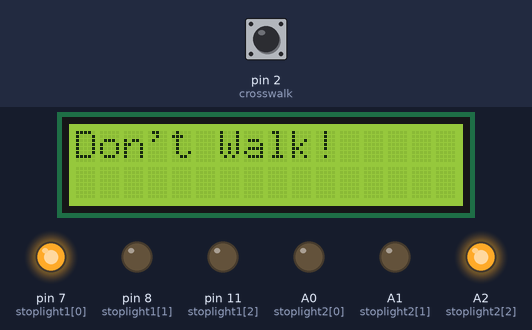
Bench run of a sketch on a simulated Arduino Uno, built with avr-gcc and run on an emulated ATmega328P. Shown: 16×2 character LCD, output pins drawn as LEDs (lit = HIGH). Inputs (shaded band) come from the test bench; at power-on: pin 2 (crosswalk) HIGH.

Above: at 1.2 s.
1.3 s: pin 2 (crosswalk) pulled LOW for 0.15 s
At 3.1 s:
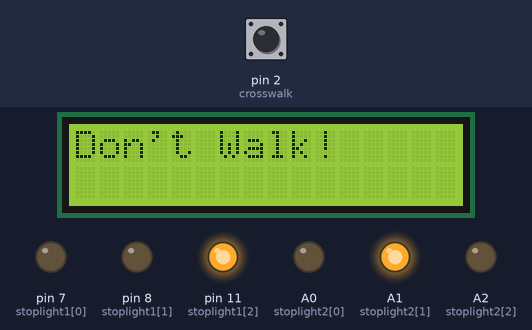
At 4.3 s:
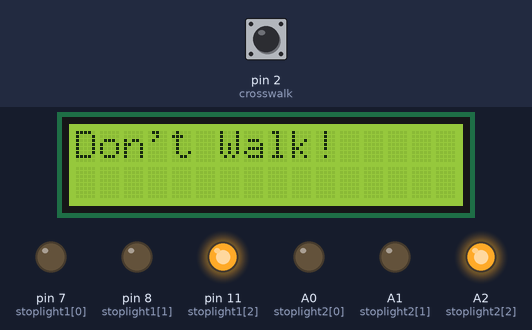
4.4 s: pin 2 (crosswalk) pulled LOW for 1 s
At 13.9 s:
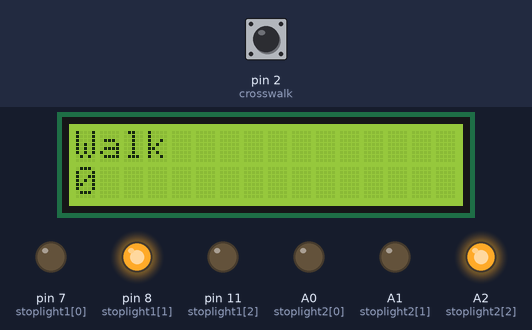
Timing chart, 0 to 33.6 s (numbered marks = the images above; inputs shaded):
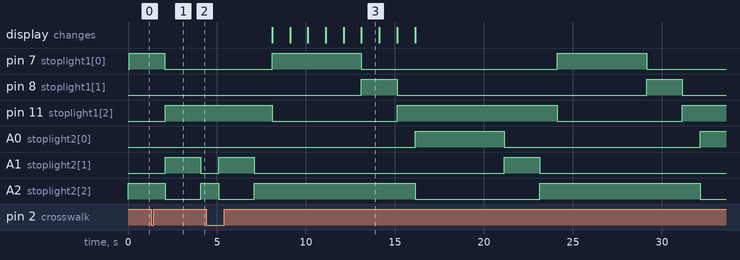

The sketch:

trafficLightCode.ino
```cpp
int stoplight1[]={7,8,11};          //creates array for stoplight 1
int stoplight2[]={A0,A1,A2};        //creates array for stoplight 2
int lightTimes[]={5,2,1};           //stoplight 1 light time array
int lightTimes2[]={5, 2, 1};        //stoplight 2 light time array
int crosswalk = 2;                  //declaring interrupt pin#
int Walktime = 8;                   //declaring walktime variable
bool button = false;                //boolean for when button is pushed
bool crossing = false;              //boolean to use for lcd display while pedestrian is crossing

void Walk();                        //making Walk function global


#include <LiquidCrystal.h>         //includes LiquidCrystal library

LiquidCrystal lcd(10,9,5,4,3,12);  //name object called lcd

void setup() {
  digitalWrite(A2, HIGH);
  pinMode(crosswalk, INPUT_PULLUP);   //initializes the pedestrian button utilizing the interal resistor

  for(int i=0; i <3;i++){
    pinMode(stoplight1[i], OUTPUT);   //uses a for loop to set the LEDs of each stoplight array
    pinMode(stoplight2[i], OUTPUT);       //to output mode
  }
  attachInterrupt(0, Walk, FALLING);  //interrupt that calls the Walk function
  lcd.begin(16,2);                    //initializes lcd with 16 columns and 2 rows
  lcd.clear();                        //clears lcd screen
}

void loop() {
   for(int i=0;i<3;i++){
    if(i==0){                             //when i is in the first position of the array
      digitalWrite(stoplight1[2], LOW);   //turn off the red1 led
    }
    digitalWrite(stoplight1[i], HIGH);    //runs through the first stoplight array turning each led on
    for(int x=0; x < lightTimes[i]; x++){
      if (crossing){                      //when the pedestrian is crossing
        lcd.clear();                      //clear lcd screen
        lcd.setCursor(0,0);               //set cursor to top left corner
        lcd.print("Walk");                //print walk
        lcd.setCursor(0,1);               //go to second row on the left
        lcd.print(Walktime);              //print the seconds countdown
        Walktime--;                       //subtract 1 from the walktime each second/loop
      }
      else if(!crossing){                 //while the person is not crossing
        lcd.clear();                      //clear lcd display
        lcd.setCursor(0,0);               //set cursor to top left
        lcd.print("Don't Walk!");         //prints don't walk
        }
      if(button){                         //if button is pressed
        break;                            //exits for loop
      }
      delay(1000);                        //waits 1 second
    }
    if(i!=2){                             //if it is not on the red led
      digitalWrite(stoplight1[i], LOW);   //turn that light off
    }else if(crossing){                   //if the pedestrian is crossing
      lcd.clear();                        //clear lcd
      crossing = false;                   //reset crossing to false afterwards
      lcd.setCursor(0,0);                 //sets cursor to top left
      lcd.print("Don't Walk!");           //prints don't walk
    }
  }
  for(int i=0;i<=2;i++){                  //for loop to count through three positions
    if(i==0){                             //if i is in the green2 position
      digitalWrite(stoplight2[2], LOW);   //turn red2 off
    }
    digitalWrite(stoplight2[i], HIGH);          //write i position HIGH
    for (int x = 0; x < lightTimes2[i]; x++){
      if(button && i != 1){                     //if button is pressed and i is not on yellow2
        continue;                               //continue this for loop
      }
      else if(button && i==1){                  //if button is pressed and it is on yellow
        button = false;                         //reset button to false
        crossing = true;                        //turn on pedestrian crossing
      }
      delay(1000);                        //waits a second
    }
    if(i!=2){                             //if i is not red
      digitalWrite(stoplight2[i], LOW);   //turn red off
    }
  }
}

void Walk(){        //Walk function
  button = true;    //sets button to true
  Walktime = 8;     //resets Walktime to 8
}
```

Measured:
- after the input at 1.3 s, pin 7 (stoplight1[0]): HIGH → LOW after 0.78 s; pin 11 (stoplight1[2]): LOW → HIGH after 0.78 s; A1 (stoplight2[1]): LOW → HIGH after 0.78 s, → LOW 2.0 s later; A2 (stoplight2[2]): HIGH → LOW after 0.78 s, → HIGH 2.0 s later
- by itself, pin 8 (stoplight1[1]): alternates HIGH for 2.0 s and LOW for 14.0 s
- what the display in image 3 shows lasts 1.0 s, from 13.1 s to 14.1 s
